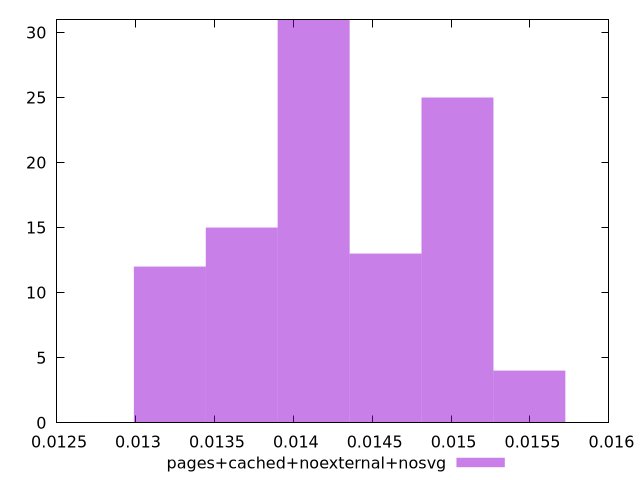

gnuplot code for this plot:
$_pagesCachedNoexternalNosvg <<EOF
0.014584692365170383 13
0.013673149092347235 15
0.014128920728758808 31
0.015040464001581958 25
0.01321737745593566 12
0.015496235637993532 4
EOF
set key outside below
set terminal pngcairo
set output "report_00004_2020-11-02T20-21-41.718Z/largest-contentful-paint/pages+cached+noexternal+nosvg//hist.png"
set yrange [0:31]
set boxwidth 0.0004557716364115745
set style fill transparent solid 0.5 noborder
plot $_pagesCachedNoexternalNosvg title "pages+cached+noexternal+nosvg" with boxes ,
